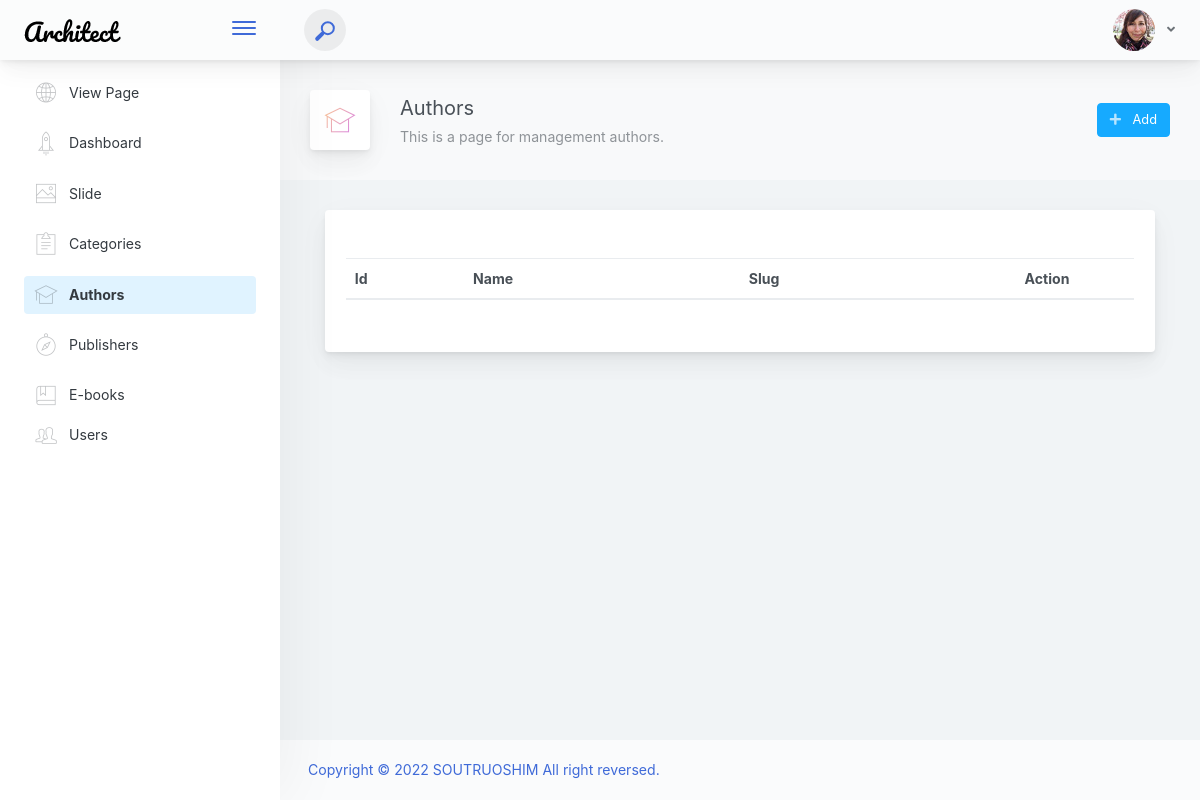
Page /admin/author/author.php on the earlier database version.
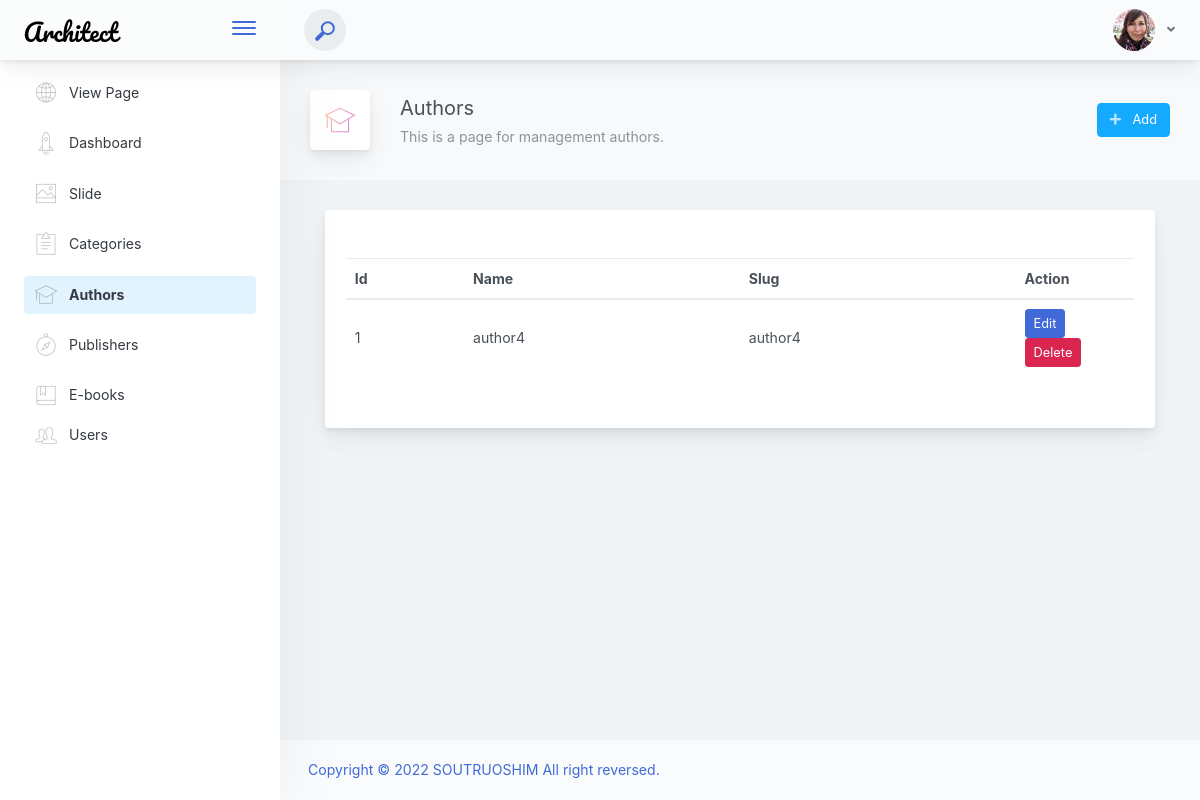
Same page on the later database version.
### tables this page shows
CREATE TABLE IF NOT EXISTS `authors` (
  `id` int(11) NOT NULL AUTO_INCREMENT,
  `name` varchar(200) DEFAULT NULL,
  `slug` varchar(200) DEFAULT NULL,
  `created_dt` datetime NOT NULL DEFAULT CURRENT_TIMESTAMP,
  `update_dt` datetime DEFAULT NULL,
  PRIMARY KEY (`id`)
);

### config/Database.php (called while the page is built, shortened)
<?php
    class database{
        private $servername = SERVER_NAME;
        private $username = USER_NAME;
        private $password= DB_PASSWORD;
        private $dbname= DB_NAME;
        private $mysqli='';
        public function __construct(){
            $this->mysqli = new mysqli($this->servername,$this->username,$this->password,$this->dbname);
        }
        public function select($table,$rows="*",$where = null){
            if ($where != null) {
                $sql="SELECT $rows FROM $table WHERE $where";
            }else{
                $sql="SELECT $rows FROM $table";
            }
            $this->sql = $result = $this->mysqli->query($sql);
        }
    }
?>

### admin/author/author.php (the view, shortened to what this page needs)
<?php
   include("../inc/header.php");
    include(__DIR__ . "/../../config/database.php");
?>
<div class="app-page-title">
    <div class="page-title-wrapper">
        <div class="page-title-heading">
            <div class="page-title-icon">
                <i class="pe-7s-study icon-gradient bg-mean-fruit">
                </i>
            </div>
            <div>Authors
                <div class="page-title-subheading">This is a page for management authors.
                </div>
            </div>
        </div>
        <div class="page-title-actions">
            <div class="d-inline-block dropdown">
                <a type="button" class="btn-shadow btn btn-info" href="../author/add_author.php" >
                    <span class="btn-icon-wrapper pr-2 opacity-7">
                        <i class="fa fa-plus fa-w-20"></i>
                    </span>
                    Add
                </a>
            </div>
        </div>
    </div>
</div>
            <div class="content-wrap">
                <div class="container-fluid">
                <div class="main-card mb-3 card">
                 <div class="card-body"><h5 class="card-title"></h5>
                <div class="row">
                        <div class="col-md-12 p-3">
                            <table class="table" id = "tbl_author">
                                <thead>
                                    <tr>
                                        <th scope="col" width="15%">Id</th>
                                        <th scope="col" width="35%">Name</th>
                                        <th scope="col" width="35%">Slug</th>
                                        <th scope="col" width="15%">Action</th>
                                    </tr>
                                </thead>
                                <tbody>
                                    <?php
                                        $b = new database();
                                        $b->select("authors","*");
                                        $result = $b->sql;
                                    ?>
                                    <?php while ($row = mysqli_fetch_assoc($result)) { ?>
                                        <tr>
                                            <td><?php echo $row['id']; ?></td>
                                            <td><?php echo $row['name']; ?></td>
                                            <td><?php echo $row['slug']; ?></td>
                                            <td>
                                                <form method="POST" action="queries/delete_author.php">
                                                    <a href="edit_author.php?id=<?php echo $row['id']; ?>" type="button" class="btn btn-primary btn-sm">Edit</a>
                                                    <input type="submit" class="btn btn-danger btn-sm" name="submit" value="Delete">
                                                </form>
                                            </td>
                                        </tr>
                                    <?php } ?>
                              </tbody>
                            </table>
                        </div>
                    </div>
                </div>
                </div>
                </div>
            </div>
<?php
   include("../inc/footer.php");
?>

Differences in the rows shown:
added authors: id "1", name "author4", slug "author4"
